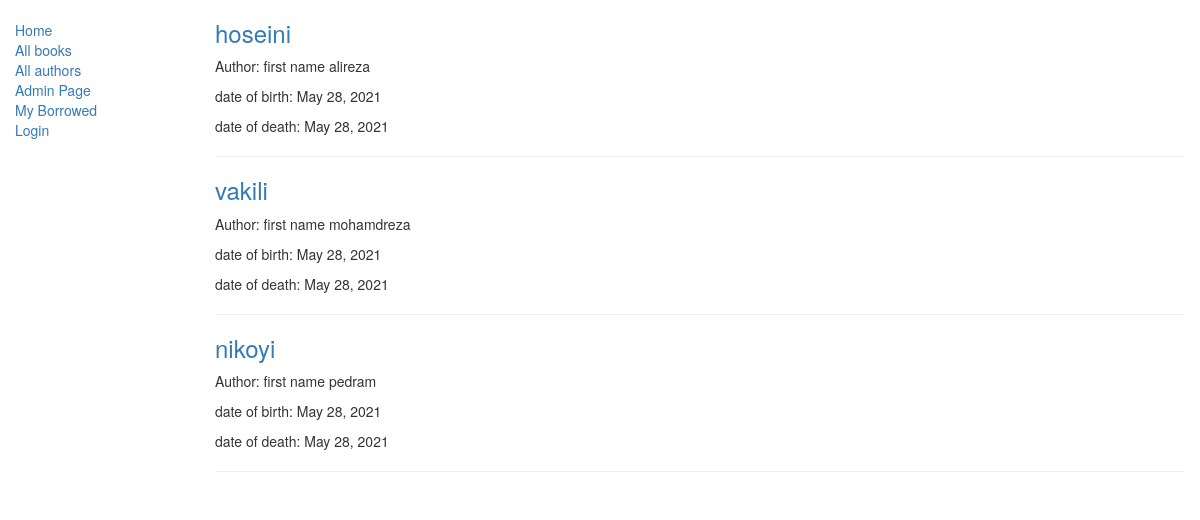
Page /catalog/authors/ on the earlier database version.
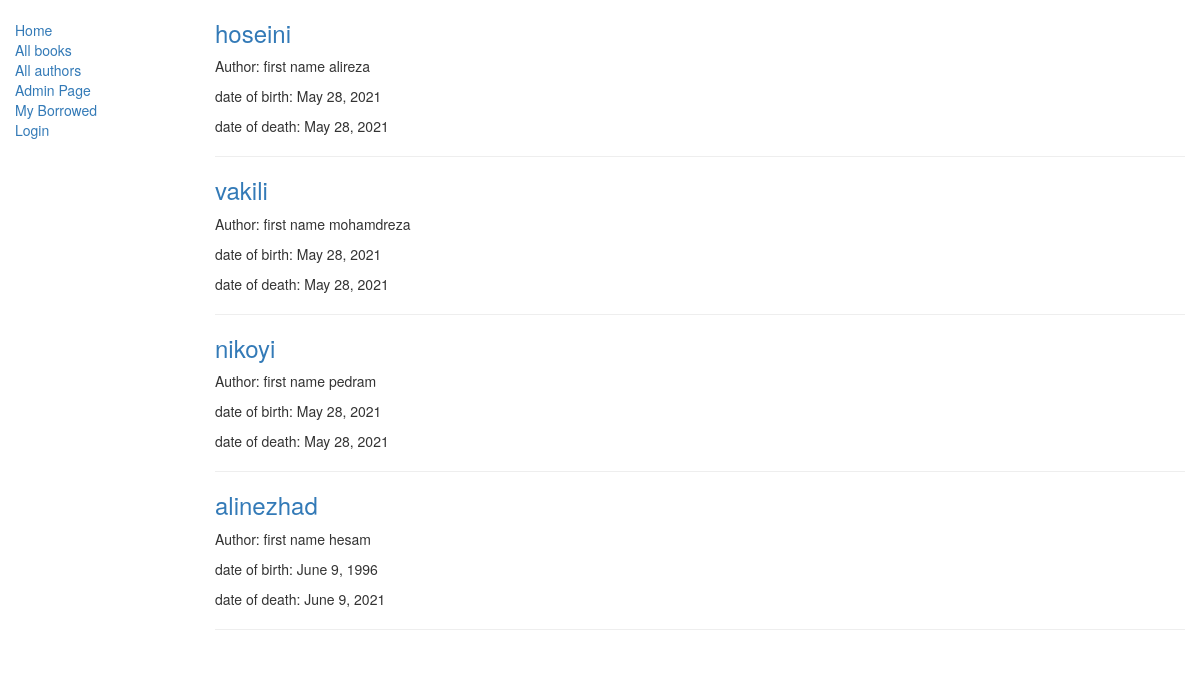
Same page on the later database version.
### catalog/models.py (models this page shows, shortened)
class Author(models.Model):
    first_name = models.CharField(max_length=100)
    last_name = models.CharField(max_length=100)
    date_of_birth = models.DateField(null=True, blank=True)
    date_of_death = models.DateField('Died', null=True, blank=True)

### catalog/views.py (the view)
class AuthorListView(generic.ListView):
    model = models.Author
    template_name='catalog/author_list.html'

### catalog/templates/catalog/author_list.html
{% extends "catalog/base_generic.html" %}
{% block content %}
  {% for author in author_list %}
     <h3><a href= "{% url 'catalog:author_detail' author.id %}">{{ author.last_name }}</a></h3>
     <p>Author: first name {{author.first_name}}</p>
     <p>date of birth: {{author.date_of_birth}}</p>
     <p>date of death: {{author.date_of_death}}</p>
     <hr>
    {% endfor %}
{% endblock %}

Differences in the rows shown:
added Author: last_name "alinezhad", first_name "hesam", date_of_birth "June 9, 1996", date_of_death "June 9, 2021"
